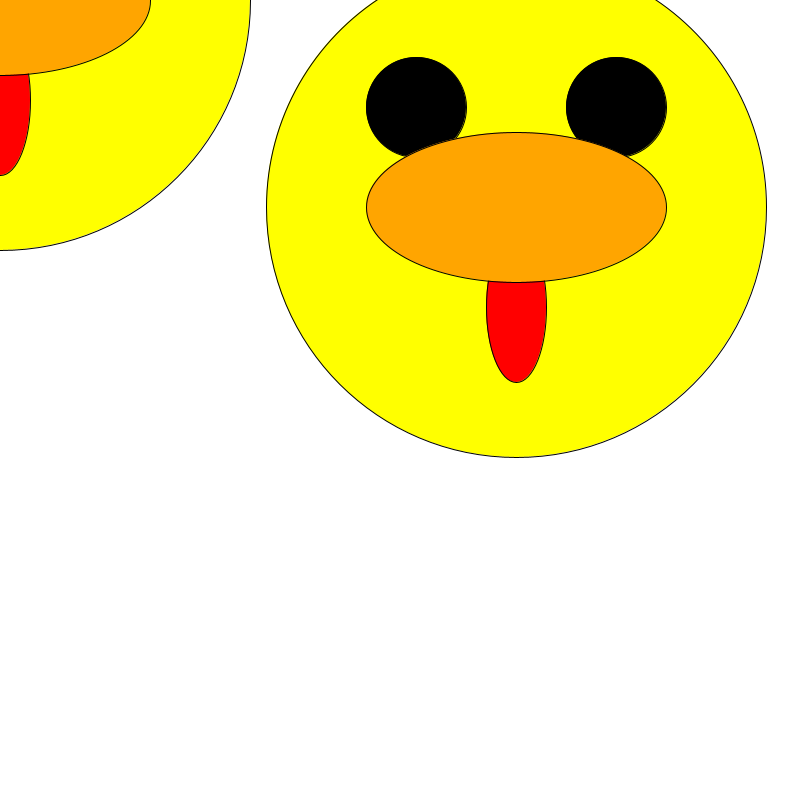
Frame 1 (no input)
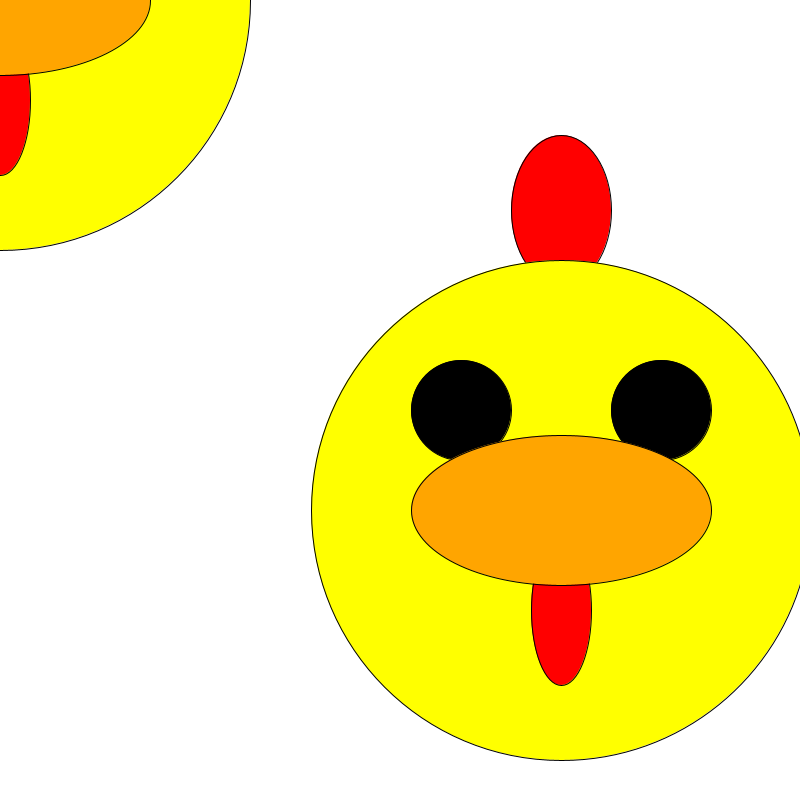
Frame 60 (the mouse pressed at the canvas centre just before this capture)
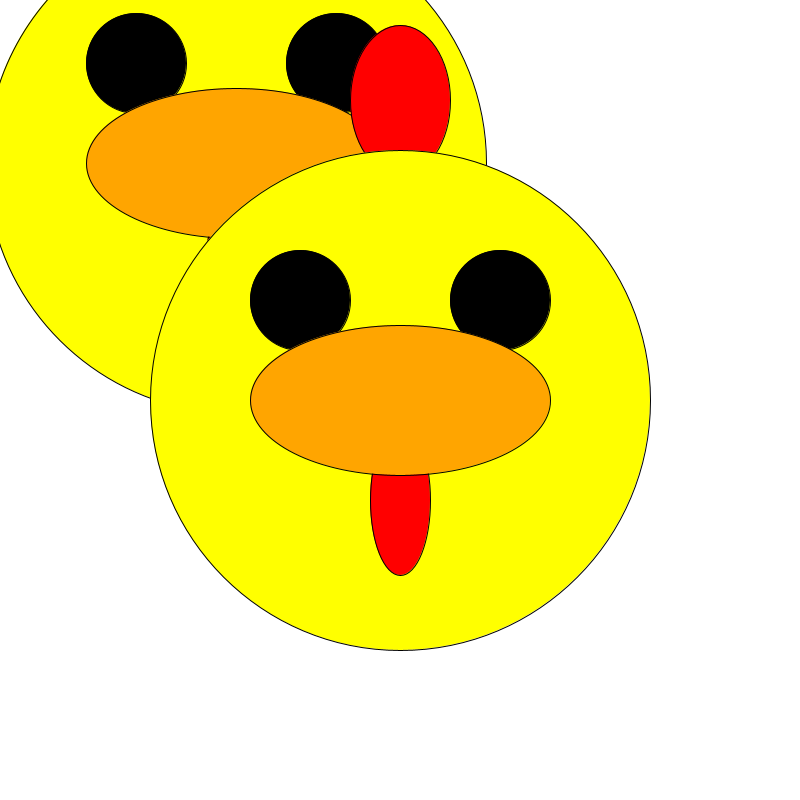
Frame 120 (the mouse held since frame 60 and released just before this capture)

The Processing sketch that drew these frames (run headless with seeded random() and noise(); from frame 60 on, the mouse is pressed at the canvas centre):

// Processing sketch: Avatar
// ── Avatar.pde
void avatar(int x, int y){
  fill(255,0,0);
  ellipse(x, y - 300, 100, 150);
  fill(255,255,0);
  circle(x,y, 500);
  fill(0,0,0);
  circle(x - 100, y - 100, 100);
  circle(x + 100, y - 100, 100);
  fill(255,0,0);
  ellipse(x,y + 100,60,150);
  fill(255,165,0);
  ellipse(x, y, 300, 150);

 
}


int x,y;
  int MODE;
  void setup(){
           size(800,800);
           MODE = 1;
           x = width/2;
           y = height/2;
  }
  void draw(){
           background(255);
           x = change(x);
           y = change(y);
           avatar(x,y);
            avatar(mouseX,mouseY);
  }
  int change(int value){
    /**
     mode 1: return a random location on the screen.
     mode 2: change each by +1, 0, or -1 randomly
     mode 3: change by +1 each, but if they hit the end of the screen ,
           wrap back around to the other end of the screen
    */

    switch(MODE){
     case 1:
       return (int) random(799);
     case 2:
     int val = (int) random(3) - 1;
       return value + val;
     case 3:
     if (x >= 650 || y >= 650) {
       x = 150;
       y = 150;
     }
       return value + 1;
     default:
       return 0;
    }
  }
  
  void mouseClicked () {
    println("MODE: " + MODE);
    if (MODE > 2) {
      MODE = 1;
    } else {
    MODE ++;
    }
    println("X-coordinate: " + x);
    println("Y-coordinate: " + y);
  }
  
  /*
  void mouseMoved () {
    avatar(mouseX,mouseY);
  }
  */
  
  
  
  /*
void setup(){
  size(800, 800);
  avatar(400,400);

}
*/
